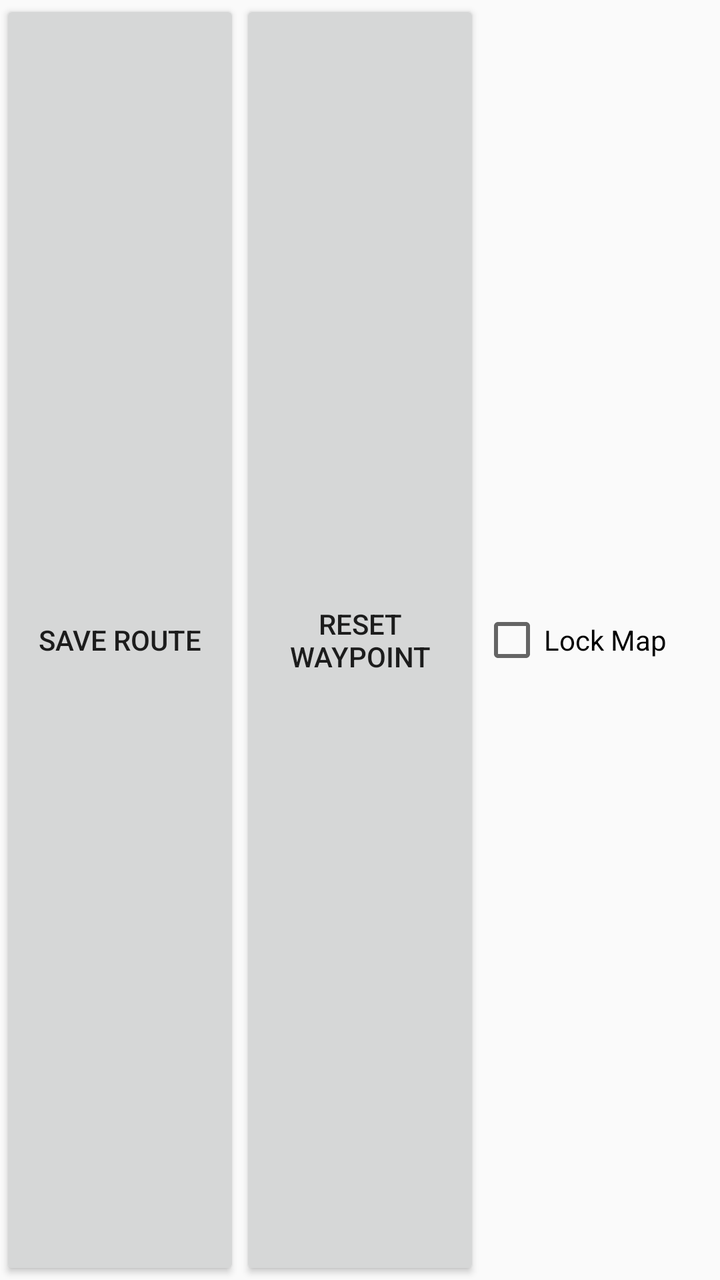
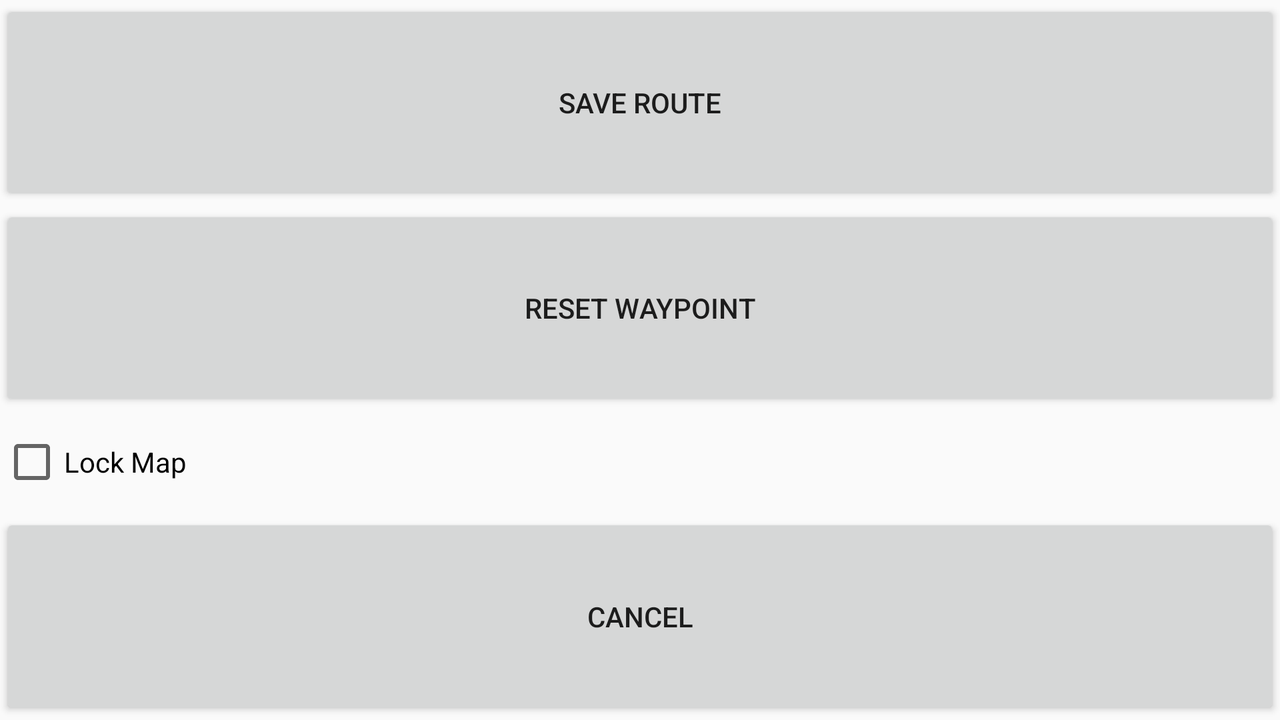

One screen, two layout resources from the same app: the default and the author's alternative for another configuration. Each is rendered where Android would select it; the XML of both is given below.
<!-- AndroidManifest.xml: application theme AppTheme -->
<!-- res/layout/fragment_route_generation.xml -->
<?xml version="1.0" encoding="utf-8"?>
<LinearLayout
    xmlns:android="http://schemas.android.com/apk/res/android"
    android:id="@+id/routeGeneration"
    android:orientation="horizontal"
    android:layout_width="match_parent"
    android:layout_height="60dp">

    <Button
        android:id="@+id/saveButton"
        android:layout_width="0dp"
        android:layout_height="match_parent"
        android:layout_weight=".33"
        android:text="Save Route"/>

    <Button
        android:id="@+id/resetButton"
        android:layout_width="0dp"
        android:layout_height="match_parent"
        android:layout_weight=".33"
        android:text="Reset Waypoint"/>

    <CheckBox
        android:id="@+id/freezeCheckBox"
        android:layout_width="0dp"
        android:layout_height="match_parent"
        android:layout_weight=".33"
        android:text="Lock Map"/>
</LinearLayout>
<!-- resources referenced by this layout -->
<resources>
  <style name="AppTheme" parent="Theme.AppCompat.Light.DarkActionBar">
          
          <item name="colorPrimary">@color/colorPrimary</item>
          <item name="colorPrimaryDark">@color/colorPrimaryDark</item>
          <item name="colorAccent">@color/colorAccent</item>
          <item name="windowActionBar">false</item> 
          <item name="windowNoTitle">true</item> 
      </style>
  <color name="colorPrimary">#3F51B5</color>
  <color name="colorPrimaryDark">#303F9F</color>
  <color name="colorAccent">#FF4081</color>
</resources>
<!-- res/layout-land/fragment_route_generation.xml (the author's variant of the layout above) -->
<!-- drawn on the phone turned sideways -->
<?xml version="1.0" encoding="utf-8"?>
<LinearLayout
    xmlns:android="http://schemas.android.com/apk/res/android"
    android:id="@+id/routeGeneration"
    android:orientation="vertical"
    android:layout_width="match_parent"
    android:layout_height="wrap_content">

    <Button
        android:id="@+id/saveButton"
        android:layout_width="match_parent"
        android:layout_height="0dp"
        android:layout_weight=".4"
        android:text="Save Route"/>

    <Button
        android:id="@+id/resetButton"
        android:layout_width="match_parent"
        android:layout_height="0dp"
        android:layout_weight=".4"
        android:text="Reset Waypoint"/>

    <CheckBox
        android:id="@+id/freezeCheckBox"
        android:layout_width="match_parent"
        android:layout_height="0dp"
        android:layout_weight=".2"
        android:text="Lock Map"/>

    <Button
        android:text="Cancel"
        android:layout_width="match_parent"
        android:layout_height="0dp"
        android:id="@+id/cancelRouteCreate"
        android:layout_weight=".4" />


</LinearLayout>
